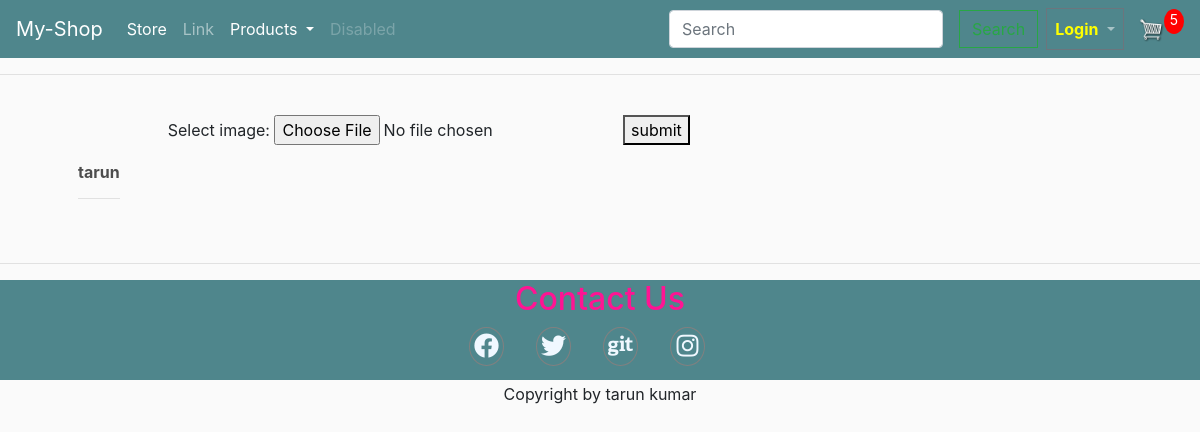
The page /profile/ (signed in) on the database as committed earlier.
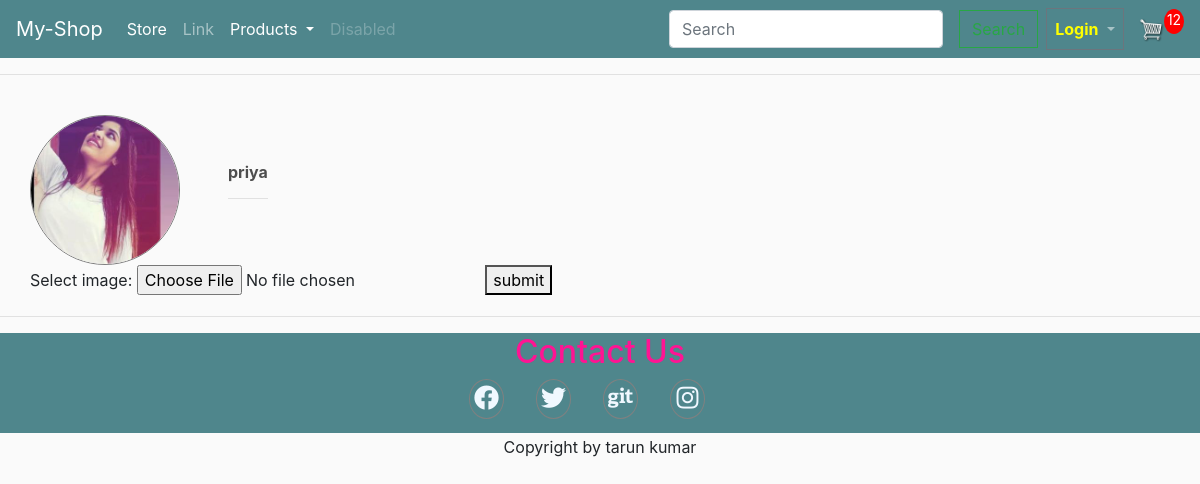
The same page on the database as committed later.
### store/models.py (models this page shows, shortened)
class Customer(models.Model):
    user = models.OneToOneField(User, null = True,blank=True, on_delete=models.CASCADE)
    name = models.CharField(null=True, max_length=50)
    email = models.CharField(null=True, max_length=50)
    image = models.ImageField(null=True,blank=True)
    otp = models.CharField( max_length=50,null=True,blank=True)
    mobile = models.CharField(max_length=50,null=True,blank=True)

### store/views.py (the view)
# urls.py: path('profile/', views.profile, name="profile"),
def profile(request):
	if request.user.is_authenticated:
		customer = request.user.customer
		print(customer.mobile)
		order,created = Order.objects.get_or_create(customer=customer,complete=False)
		items = order.orderitem_set.all()
		cartItems = order.get_cart_items
		if request.method == "POST":
			image = request.FILES.get('img')
			print(image)
			customer.image = image
	else:
		items = []
		order = {'get_cart_total':0, 'get_cart_item':0,'shipping':False}
		cartItems = order.get_cart_items
	return render(request,'store/profile.html',{'customer':customer,'cartItems':cartItems})

### store/models.py (called while the page is built)
    @property
    def get_cart_items(self):
        orderitems = self.orderitem_set.all()
        total = sum([item.quantity for item in orderitems])
        return total

### store/templates/store/profile.html (shortened to what this page needs)
{% extends 'store/main.html' %} {% load static %} {% block content %}
<div class="row">
    <div class="">
        {% if customer.image %}
        <div style="display: flex;">
            <img class="user-image" src="{{customer.image.url}}"> {% endif %}
            <div class="m-5">
                <h6><strong>{{customer.name}}</strong></h6>
                <hr>
            </div>
        </div>
        <form action="" method="POST">
            <label for="img">Select image:</label>
            <input type="file" id="img" name="img" accept="image/*"> <button type="submit">submit</button>
        </form>
    </div>
</div>
{% endblock content %}

Rows that differ between the two databases and show on the page:
removed Customer: name "tarun"
added Customer: image (picture), name "priya"
Other text that changed with them:
{{ cartItems }}: "5" → "12"
